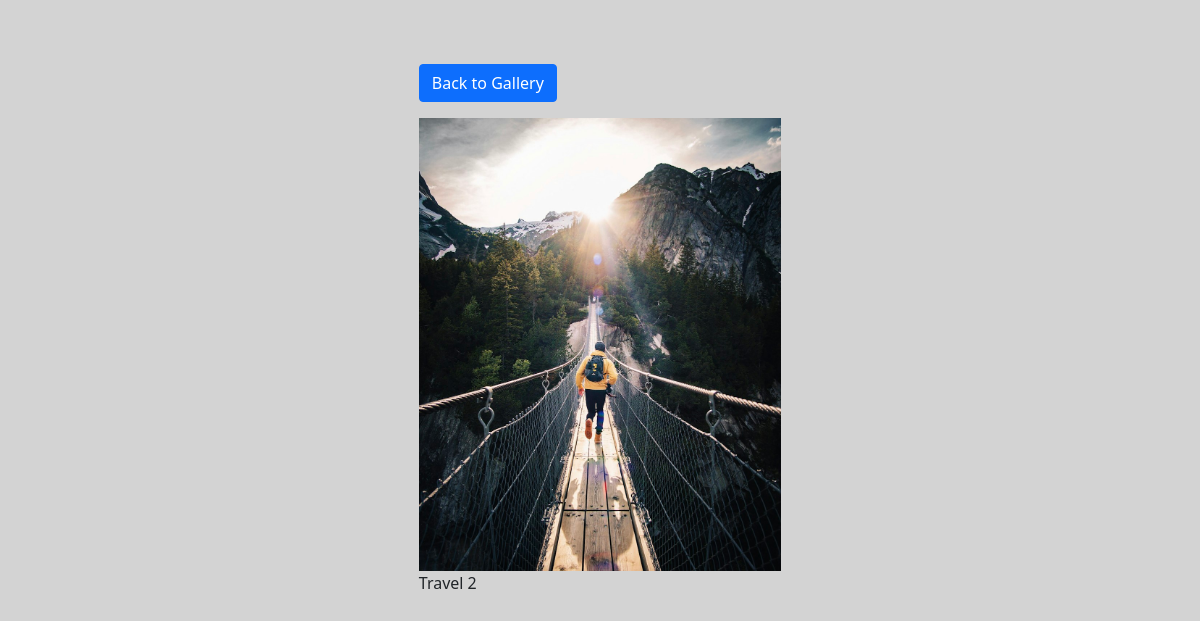
The app's page /photo/8/ with its own data.
### Photo_Album_Application/models.py (models this page shows, shortened)
class Photo(models.Model):
    class Meta:
        verbose_name = 'Photo'
        verbose_name_plural = 'Photos'
    category = models.ForeignKey(
        Category, on_delete=models.SET_NULL, null=True, blank=True)
    image = models.ImageField(null=False, blank=False)
    description = models.TextField()

### Photo_Album_Application/views.py (the view)
# urls.py: path('photo/<str:pk>/', views.viewPhoto, name='photo'),
def viewPhoto(request, pk):
    photo = Photo.objects.get(id=pk)
    return render(request, 'photo.html', {'photo': photo})

### Photo_Album_Application/templates/photo.html (shortened to what this page needs)
<!DOCTYPE html>
<html>
<head>
    <link href="https://cdn.jsdelivr.net/npm/bootstrap@5.0.0-beta1/dist/css/bootstrap.min.css" rel="stylesheet"
>
</head>
<body class="m-5">
    <div class="container">
        <div class="row justify-content-center">
            <div class="col">
                <a href="{% url 'gallery' %}" class="btn btn-primary my-3">Back to Gallery</a>
                <div style="height: 80vh">
                    <img style="max-width: 100%; max-height: 100%;" src="{{photo.image.url}}">
                    <p>{{photo.description}}</p>
                </div>
            </div>
        </div>
    </div>
</body>
</html>

### Photo_Album_Application/templates/photo.html (style rules this page uses)
body { background-color: lightgrey; }
.container { width: 35%; height: 35%; overflow: hidden; }

### records on screen
Photo: image (picture), description "Travel 2"
